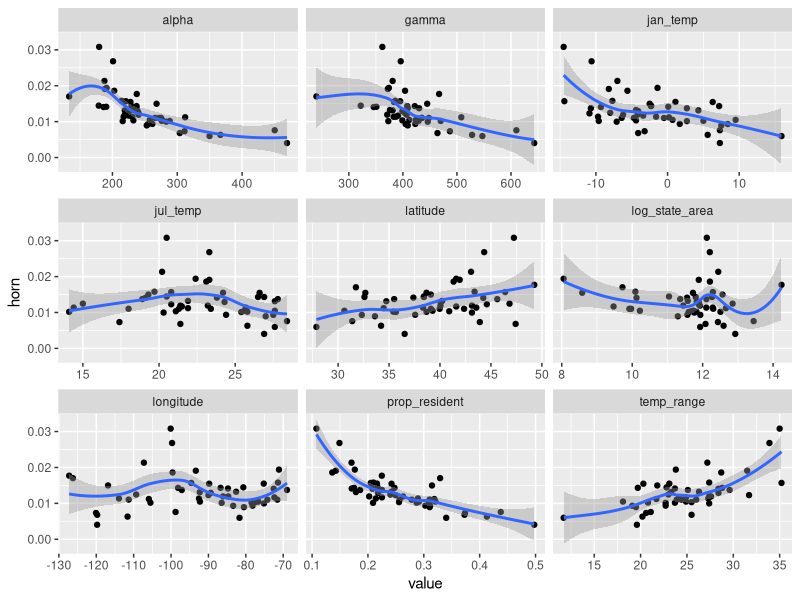
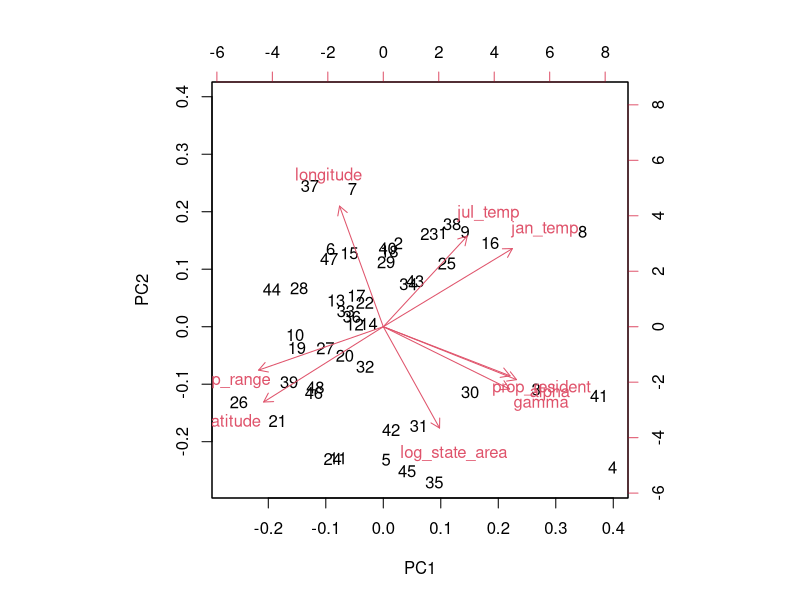

These charts were generated, in order, by the following R code:
library(tidyverse)
distances <- read_csv("data/distances.csv")

distances %>%
  gather(
    key = var,
    value = value,
    alpha, gamma, prop_resident, log_state_area:temp_range
  ) %>%
  ggplot(aes(x = value,y = horn)) +
  geom_point() +
  geom_smooth() +
  facet_wrap(~var, scales = "free_x")

db <- distances %>%
  dplyr::select(alpha, gamma, prop_resident, log_state_area:temp_range) %>%
  filter(complete.cases(.))

cor(
  db,
  method = "spearman"
)

pca <- prcomp(db,
              scale = TRUE)
biplot(pca)
